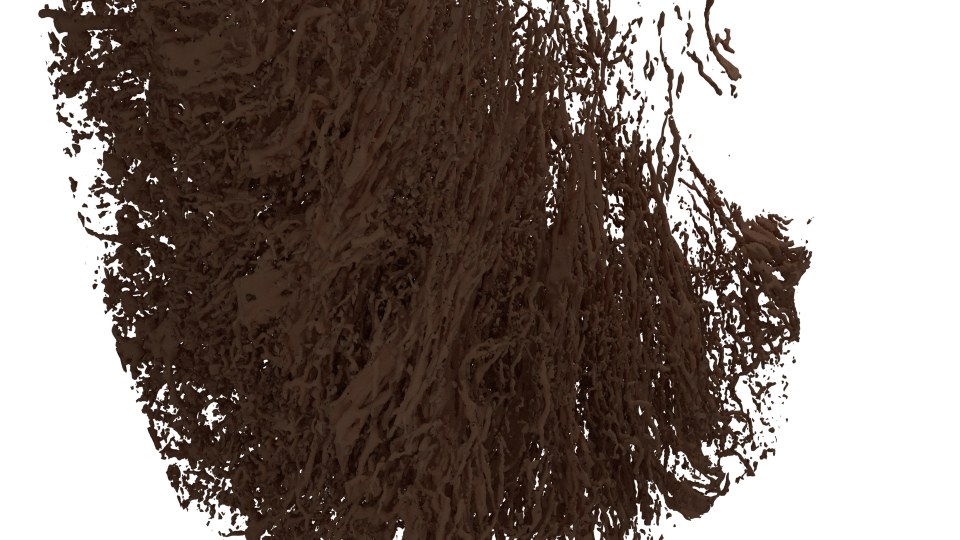
#> input picture mouse.kidney.render.001.png, 1920 x 1080 px, found by its file name (shown at 1/2 size); its folder holds only this picture in this run
$ python -i image_process.py   (imports and definitions only)
#> lines starting #> are read from the running program, lines starting #| are printed output that depends on the picture
#> in image_load, data is the input picture: shape (1080, 1920, 4) float32; mean R, G, B, A 0.128, 0.0819, 0.0583, 0.596

# [1 line not run here, left out]

import os
import numpy as np
from skimage import measure
import matplotlib.image as mpimg
from stl import mesh


def downsample_array(nn, side_start, chunk_size):
    """Downsample a square numpy array"""
#> called with side_start = 2048, chunk_size = 8
    nn1 = np.resize(nn, (int(side_start**2 / chunk_size), chunk_size))
    nn2 = np.sum(nn1, axis=1)
    nn3 = np.resize(nn2, (side_start, int(side_start / chunk_size)))
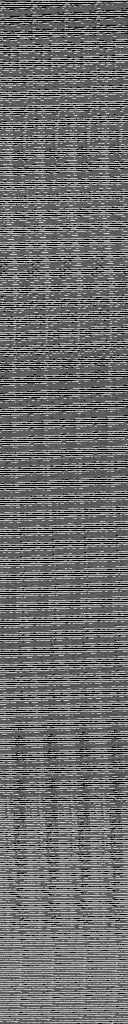
#> nn3: shape (2048, 256) float32 (shown at 1/2 size); min 0, max 4.06, mean 1.75; drawn with min black and max white
    nn4 = np.transpose(nn3)
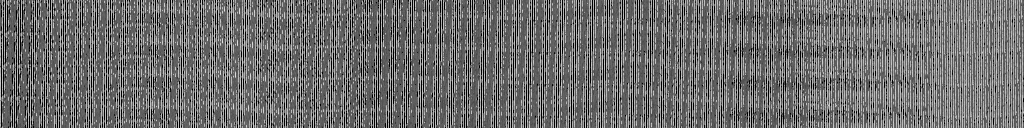
#> nn4: shape (256, 2048) float32 (shown at 1/2 size); min 0, max 4.06, mean 1.75; drawn with min black and max white
    nn5 = np.hstack(nn4)
    nn6 = np.resize(
        nn5, (int(side_start**2 / chunk_size**2), chunk_size))
    nn7 = np.sum(nn6, axis=1)
    nn8 = np.resize(nn7 / chunk_size**2, (int(side_start /
                                              chunk_size), int(side_start / chunk_size)))
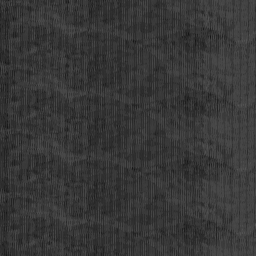
#> nn8: shape (256, 256) float32; min 0.0821, max 0.333, mean 0.219
    return nn8


def image_load(filename):
    data = mpimg.imread(os.path.join(
        'ii-3001-1-mouse-kidney_1GV', 'source', filename))
    return downsample_array(data, 2048, 8)


# [2 lines that did not run here, left out]

# [1 line that did not run here, left out]

# [1 line that did not run here, left out]


# [1 line that did not run here, left out]
# [5 lines not run here, left out]

>>> result = image_load('mouse.kidney.render.001.png')
